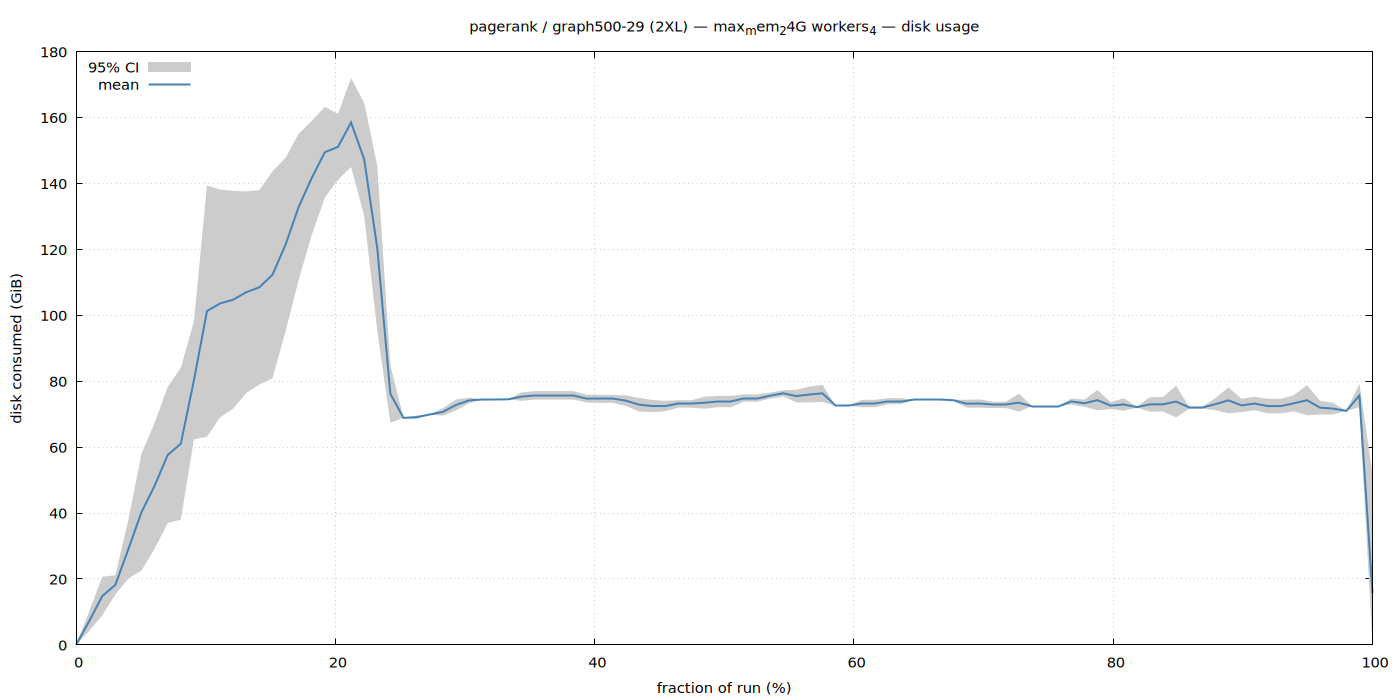

Here is the gnuplot script that generated this plot:
set terminal pngcairo size 1400,700 enhanced font 'Sans,11'
set output '/home/ubuntu/nvm/results/pagerank/2XL/graph500-29/max_mem_24G_workers_4/disk.png'
set title "pagerank / graph500-29 (2XL) — max_mem_24G workers_4 — disk usage"
set xlabel 'fraction of run (%)'
set ylabel 'disk consumed (GiB)'
set grid
set key top left
set yrange [0:*]
plot '/home/ubuntu/nvm/results/pagerank/2XL/graph500-29/max_mem_24G_workers_4/disk.dat' using 1:3:4 with filledcurves lc rgb '#cccccc' title '95% CI', \
     '' using 1:2 with lines lw 2 lc rgb '#4682b4' title 'mean'
